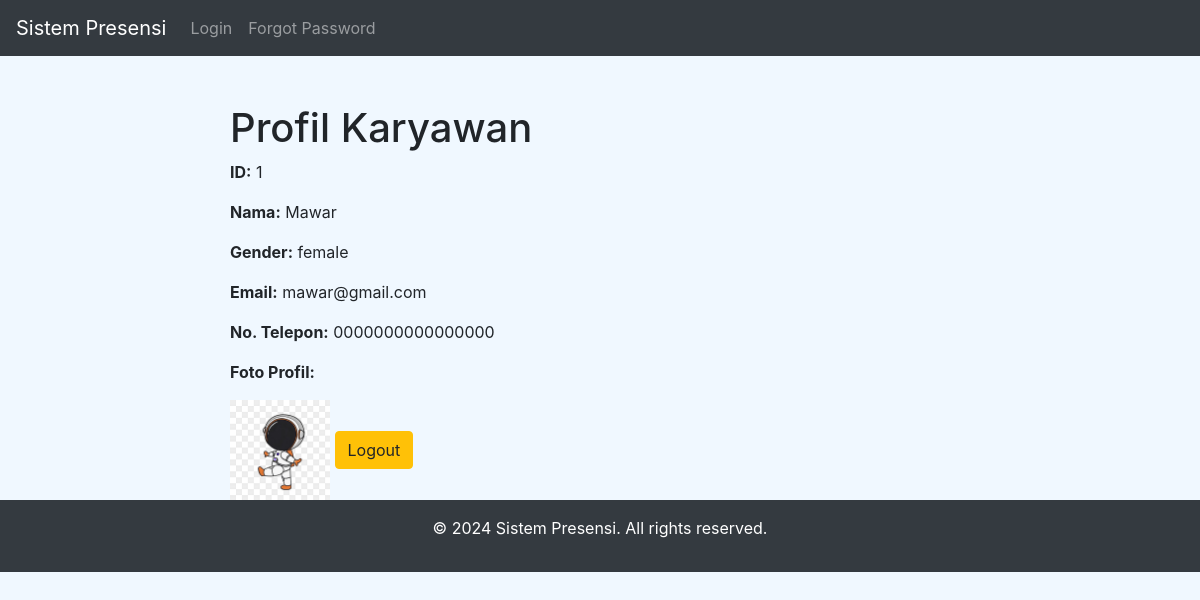
/employee/profile (signed in), run on the app's committed database.
### app/models.py (models this page shows)
class Employee(db.Model):
    __tablename__ = 'employees'
    id = db.Column(db.Integer, primary_key=True, autoincrement=True)
    name = db.Column(db.String(255), nullable=False)
    gender = db.Column(db.String(6), nullable=False)
    photo_profile = db.Column(db.Text)
    email = db.Column(db.String(255), nullable=False, unique=True)
    phone_number = db.Column(db.String(15), nullable=False)
    password = db.Column(db.String(255), nullable=False)
    user_id = db.Column(db.Integer, db.ForeignKey('users.id'), nullable=False)
    user = db.relationship('User', back_populates='employees')
    attendances = db.relationship('Attendance', back_populates='employee', lazy=True, cascade="all, delete-orphan")

### app/routes/employee_routes.py (the view, shortened to what this page needs)
@employee_bp.route('/profile', methods=['GET'])
@login_required
def profile():
    logging.info(f"Profile page accessed by user: {current_user.id}")  # Logging saat mengakses halaman profil
    employee = Employee.query.filter_by(user_id=current_user.id).first()
    return render_template('employee/profile.html', employee=employee)

### run.py (called while the page is built)
@app.teardown_appcontext
def shutdown_session(exception=None):
    db.session.remove()  # Pastikan session dibersihkan setelah setiap request

### app/templates/employee/profile.html (shortened to what this page needs)
{% extends "layout.html" %}
{% block content %}
<div class="container mt-5">
    <h1>Profil Karyawan</h1>
    <p><b>ID:</b> {{ employee.id }}</p>
    <p><b>Nama:</b> {{ employee.name }}</p>
    <p><b>Gender:</b> {{ employee.gender }}</p>
    <p><b>Email:</b> {{ employee.email }}</p>
    <p><b>No. Telepon:</b> {{ employee.phone_number }}</p>
    <p><b>Foto Profil:</b></p>
    {% if employee.photo_profile %}
        <img src="{{ url_for('static', filename='uploads/' + employee.photo_profile) }}" alt="Foto Profil" width="100" style="height:auto;">
    {% else %}
        <p>Foto tidak tersedia</p>
    {% endif %}
    <a href="{{ url_for('auth_bp.logout') }}" class="btn btn-warning">Logout</a>
</div>
{% endblock %}

### app/templates/layout.html (style rules this page uses)
body { background-color: #f0f8ff; }
.container { max-width: 800px; margin: 0 auto; }

### data on the page
Employee: id "1", name "Mawar", gender "female", email "mawar@gmail.com", phone_number "0000000000000000", photo_profile (picture)
